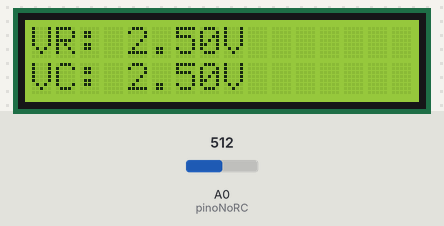
The sketch below on a simulated Arduino Uno, built with avr-gcc and run on an emulated ATmega328P. Parts: 16×2 character LCD. The inputs (shaded band) are chosen by the test bench; at power-on: A0 (pinoNoRC) = 512. What the sketch prints to the serial monitor is not drawn.

Above: at 3.2 s.
3.3 s: A0 (pinoNoRC) set to 716
At 3.7 s:
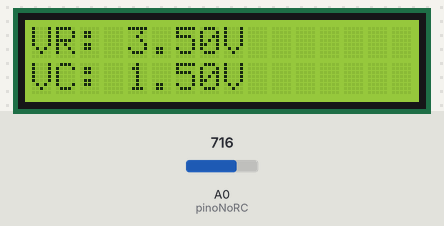
4.8 s: A0 (pinoNoRC) set to 900
At 5.5 s:
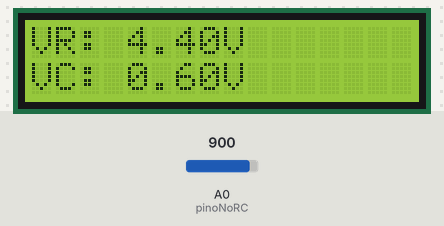
6.5 s: A0 (pinoNoRC) set to 1023
At 7.3 s:
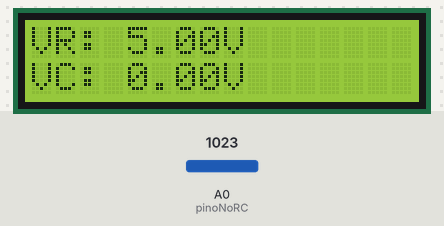
Timing chart, 0 to 9.5 s (numbered marks = the images above; inputs shaded):
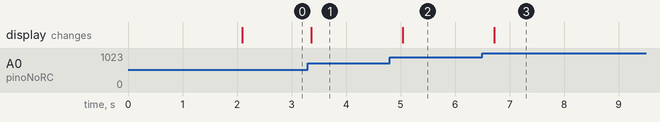

The sketch:

circuito_rc.ino
```cpp
#include <LiquidCrystal_I2C.h>

LiquidCrystal_I2C lcd(0x27, 16, 2);

// Variáveis do Circuito RC
int pinoNoRC=A0;
int valorLido = 0;
float tensaoCapacitor = 0, tensaoResistor;
unsigned long time;

void setup(){
	Serial.begin(9600);

    // Configura o visor
    lcd.init();
    lcd.backlight();

    lcd.print("Iniciando...");
    delay(2000);
    // Limpar após a mensagem de início
    lcd.clear();
}

void loop() {
    time=millis();
    valorLido=analogRead(pinoNoRC);
    tensaoResistor=(valorLido*5.0/1023.0);

    tensaoCapacitor = (5.0 - tensaoResistor);

    //Impressão no LCD

    lcd.setCursor(0, 0);
    lcd.print("VR: "); // Tensão do resistor
    lcd.print(tensaoResistor, 2);
    lcd.print("V");

    lcd.setCursor(0, 1);
    lcd.print("VC: "); // Tensão do Capacitor
    lcd.print(tensaoCapacitor, 2);
    lcd.print("V");

    // Impressão no Monitor Serial

    Serial.print(time);
    Serial.print(" ms | V_R: ");
    Serial.print(tensaoResistor, 2);
    Serial.print(" | V_C: ");
    Serial.println(tensaoCapacitor, 2);

    delay(400);
}
```

Measured:
- after the input at 3.3 s, the display: changes after 0.06 s (image 1)
- after the input at 4.8 s, the display: changes after 0.24 s (image 2)
- after the input at 6.5 s, the display: changes after 0.22 s (image 3)
